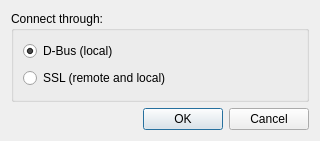
<ui version="4.0" >
 <class>selectConnectionDialog</class>
 <widget class="QDialog" name="selectConnectionDialog" >
  <property name="geometry" >
   <rect>
    <x>0</x>
    <y>0</y>
    <width>320</width>
    <height>141</height>
   </rect>
  </property>
  <property name="windowTitle" >
   <string>Select Connection</string>
  </property>
  <layout class="QVBoxLayout" name="verticalLayout_2" >
   <item>
    <widget class="QGroupBox" name="groupBox" >
     <property name="title" >
      <string>Connect through:</string>
     </property>
     <layout class="QVBoxLayout" name="verticalLayout" >
      <item>
       <widget class="QRadioButton" name="dBusRadio" >
        <property name="text" >
         <string>D-Bus (local)</string>
        </property>
        <property name="checked" >
         <bool>true</bool>
        </property>
       </widget>
      </item>
      <item>
       <widget class="QRadioButton" name="sslRadio" >
        <property name="text" >
         <string>SSL (remote and local)</string>
        </property>
       </widget>
      </item>
     </layout>
    </widget>
   </item>
   <item>
    <widget class="QDialogButtonBox" name="buttonBox" >
     <property name="orientation" >
      <enum>Qt::Horizontal</enum>
     </property>
     <property name="standardButtons" >
      <set>QDialogButtonBox::Cancel|QDialogButtonBox::Ok</set>
     </property>
    </widget>
   </item>
  </layout>
 </widget>
 <tabstops>
  <tabstop>dBusRadio</tabstop>
  <tabstop>sslRadio</tabstop>
  <tabstop>buttonBox</tabstop>
 </tabstops>
 <resources/>
 <connections>
  <connection>
   <sender>buttonBox</sender>
   <signal>accepted()</signal>
   <receiver>selectConnectionDialog</receiver>
   <slot>accept()</slot>
   <hints>
    <hint type="sourcelabel" >
     <x>222</x>
     <y>122</y>
    </hint>
    <hint type="destinationlabel" >
     <x>157</x>
     <y>140</y>
    </hint>
   </hints>
  </connection>
  <connection>
   <sender>buttonBox</sender>
   <signal>rejected()</signal>
   <receiver>selectConnectionDialog</receiver>
   <slot>reject()</slot>
   <hints>
    <hint type="sourcelabel" >
     <x>290</x>
     <y>128</y>
    </hint>
    <hint type="destinationlabel" >
     <x>286</x>
     <y>140</y>
    </hint>
   </hints>
  </connection>
 </connections>
</ui>
